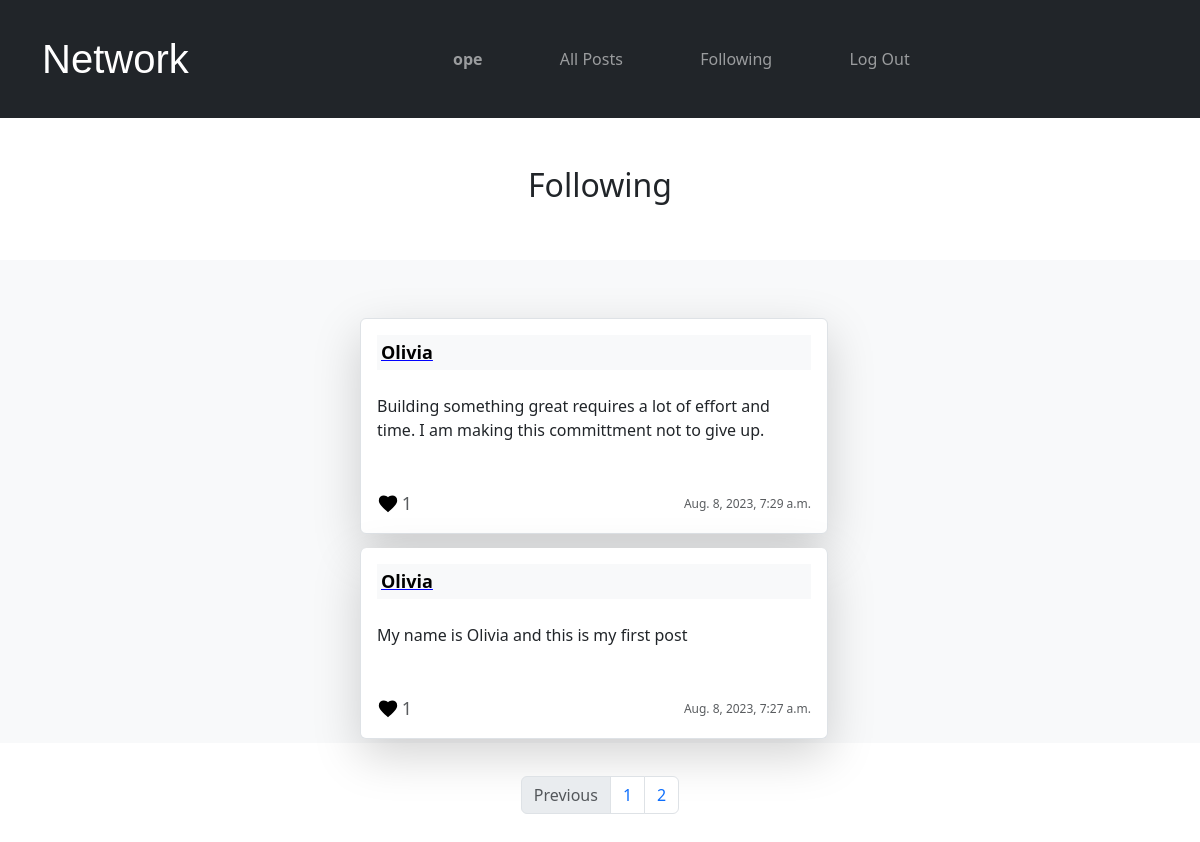
The app's page /following/1?page=2 (signed in) with its own data.
### network/models.py (models this page shows, shortened)
class User(AbstractUser):
    pass

class Post(models.Model):
    owner = models.ForeignKey(User, on_delete=models.CASCADE, related_name='postowner')
    timestamp = models.DateTimeField(auto_now_add=True, null=True)
    content = models.TextField()

### network/views.py (the view)
# urls.py: path("following/<int:userid>", views.following, name="following"),
def following(request, userid):
    current_user_followings = Follower.objects.filter(follower=request.user)
    list_of_users_following = [users.user for users in current_user_followings]
    posts_user_is_following = Post.objects.filter(owner__in=list_of_users_following).annotate(number_of_likes=Count('likedpost')).order_by('-id')
    allLikes = Like.objects.all()
    allPostsLiked = []
    try:
        for like in allLikes:
            if like.user.id == request.user.id:
                allPostsLiked.append(like.post.id)
    except:
        allPostsLiked = []
    paginator = Paginator(posts_user_is_following, 4)
    page_number = request.GET.get('page')
    page_object = paginator.get_page(page_number)
    return render(request, "network/following.html", {
        "page_obj": page_object,
        "allPostsLiked": allPostsLiked
    })

### network/templates/network/following.html (shortened to what this page needs)
{% extends 'network/layout.html' %}
{% load static %}
{%  block body %}
{% if user.is_authenticated %}
    <div class="mt-5 d-flex justify-content-center">
        <h2 class="container text-center">Following</h2>
    </div>
    <div class=" mx-auto mt-5 bg-light" style="max-width: 100%; height: fit-content;">
        <ul class="container  mt-5 pt-5 list-group" style="max-width: 40%;">
            {% for post in page_obj %}
            <li class="list-group-item shadow-lg p-3 mb-1 bg-white rounded">
                <div class="container bg-light p-1 d-flex justify-content-between">
                    <a href="{% url 'userprofile' post.owner.id %}"
                        class="username"><strong>{{post.owner.username|title}}</strong></a>
                </div>
                <div class="contianer mt-4">
                    <p id="post_content_{{post.id}}">{{post.content}}</p>
                </div>
                <div class="d-flex flex-row justify-content-between mt-5">
                    {% if user.is_authenticated %}
                    <div class="d-flex flex-row align-items-center justify-content-between text-muted" style="width: 35px;">
                        {% if post.id in allPostsLiked %}
                        <span class="unlike" style="cursor: pointer;" id="like_{{post.id}}"
                            onclick="handleImageLikeUnlike({{post.id}}, {{allPostsLiked}})"></span>
                        {% else %}
                        <span class="like" style="cursor: pointer;" id="like_{{post.id}}"
                            onclick="handleImageLikeUnlike({{post.id}}, {{allPostsLiked}})"></span>
                        {% endif %}
                        <span id="likeSpan">
                            <span id="numOfLikes_{{post.id}}" class="font-weight-light " style="font-size: 18px" ;>
                                {{post.number_of_likes}}
                            </span>
                        </span>
                    </div>
                    {% endif %}
                    <div>
                        <span class="font-weight-light text-muted" style="font-size: 12px;">{{post.timestamp}}</span>
                    </div>
                </div>
            </li>
            {% endfor %}
        </ul>
    </div>
    <div class=" mx-auto d-flex justify-content-center pt-5 pb-5" style="display: block; width: 50%; height: 120px;">
        <nav aria-label="page pagination" class="d-flex justify-content-center align-items-center">
            <ul class="pagination mx-auto d-flex justify-content-center ">
                {% if page_obj.has_previous %}
                <li class="page-item disabled">
                    <a class="page-link" href="?page={{ page_obj.previous_page_number }}" tabindex="-1"
                        aria-disabled="true">Previous</a>
                </li>
                {% endif %}
                {% for page in page_obj.paginator.page_range %}
                <li class="page-item"><a class="page-link" href="?page={{page}}">{{page}}</a></li>
                {% endfor %}
            </ul>
        </nav>
    </div>
{% else %}
    <h2>Oops...You are not currently signed in</h2>
    <a class="nav-link" href="{% url 'login' %}">Log In</a>
{% endif %}
{% endblock %}

### network/templates/network/layout.html (shortened to what this page needs)
{% load static %}
<!DOCTYPE html>
<html lang="en">
    <head>
        {% load bootstrap5 %}
        {% bootstrap_css %}
        <link href="{% static 'network/styles.css' %}" rel="stylesheet">
    </head>
    <body>
        <nav class="navbar navbar-expand-lg navbar-dark bg-dark p-4">
            <div class="container">
            <a class="navbar-brand logo" href="{% url 'index' %}">Network</a>
            <div class="container-fluid" style="width: 50%;">
              <ul class="navbar-nav nav-fill">
                {% if user.is_authenticated %}
                    <li class="nav-item mr-3">
                        <a class="nav-link" href="{% url 'userprofile' user.id %}"><strong>{{ user.username }}</strong></a>
                    </li>
                {% endif %}
                <li class="nav-item">
                  <a class="nav-link" href="{% url 'index' %}">All Posts</a>
                </li>
                {% if user.is_authenticated %}
                    <li class="nav-item">
                        <a class="nav-link" href="{% url 'following' userid=user.id %}">Following</a>
                    </li>
                    <li class="nav-item">
                        <a class="nav-link" href="{% url 'logout' %}">Log Out</a>
                    </li>
                {% endif %}
              </ul>
            </div>
            </div>
          </nav>
        <div class="body">
            {% block body %}
            {% endblock %}
        </div>
    </body>
</html>

### network/static/network/styles.css (style rules this page uses)
.unlike { display: inline-block; background: url('/static/images/loved.svg') no-repeat center; background-size: contain; width: 22px; height: 22px; z-index: 10; animation: likepost 0.5s linear 0.1s ; }
.logo { font-family: pacifico, sans-serif; font-size: 40px; }
.list-group-item { margin-top: 10px; }
.username { text-decoration-color: blue; color: black; font-size: 18px; }

### records on screen
User: username "ope"
Post: owner.username "Olivia", content "Building something great requires a lot of effort and time. I am making this committment not to give up.", number_of_likes "1", timestamp "Aug. 8, 2023, 7:29 a.m."
Post: owner.username "Olivia", content "My name is Olivia and this is my first post", number_of_likes "1", timestamp "Aug. 8, 2023, 7:27 a.m."

### other values on screen
{{ page }} "1" "2"
